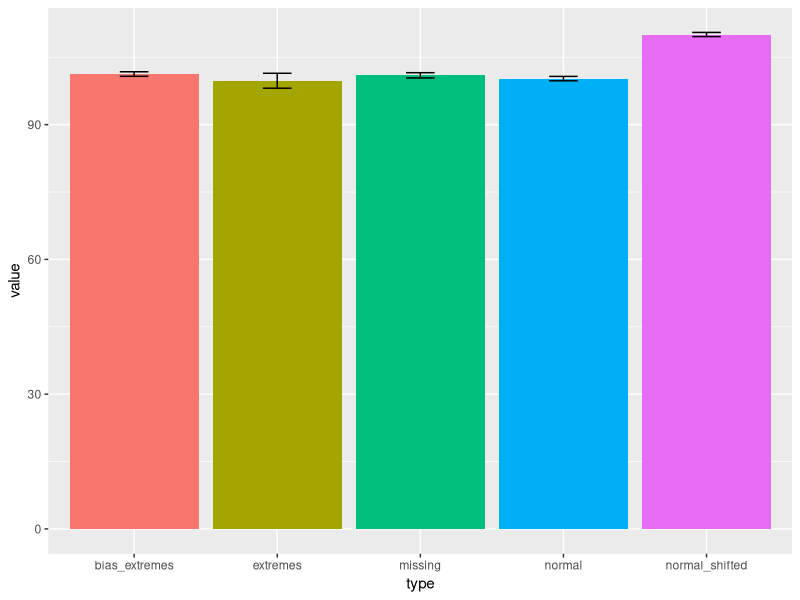
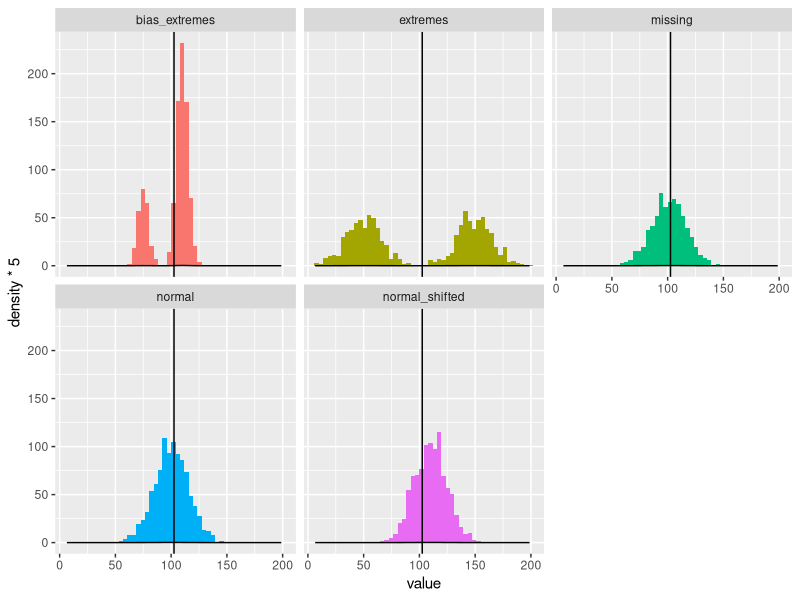
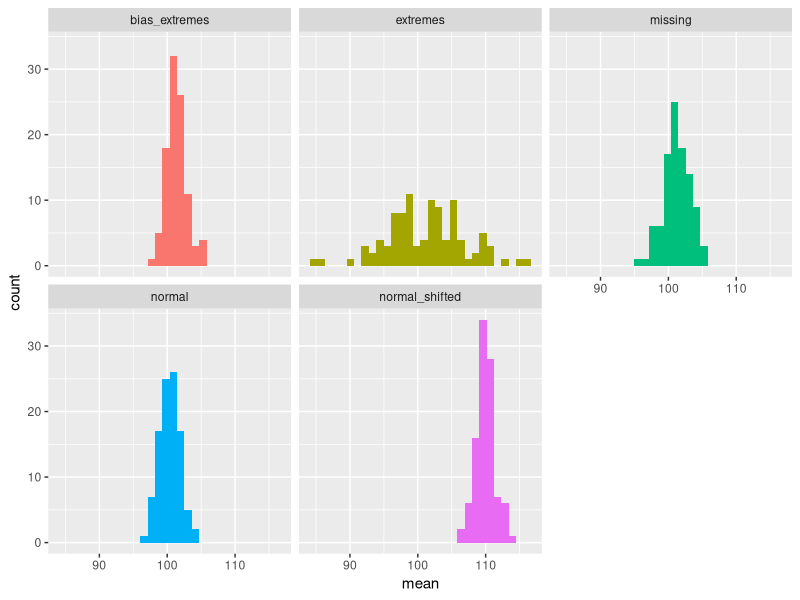
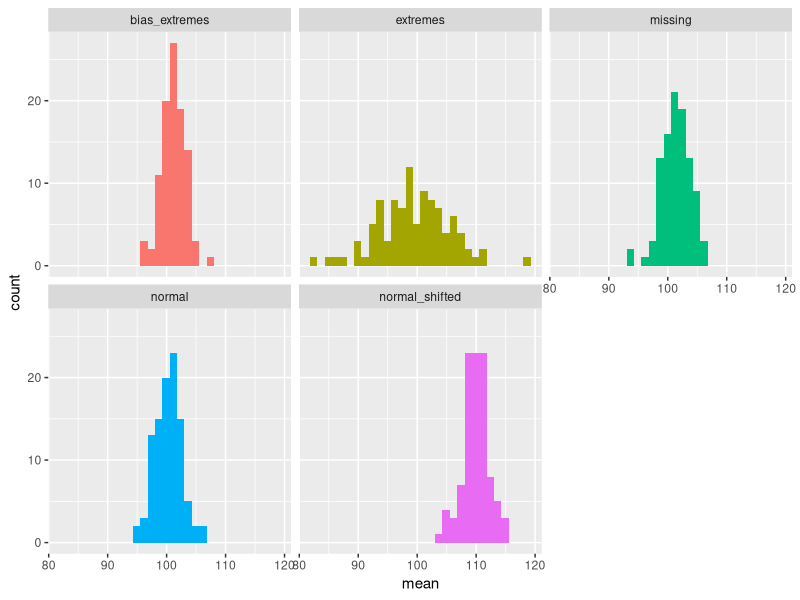

Source code (R) for these figures, in order:
## ---- chunk 1
library(ggplot2)
library(dplyr)
library(knitr)
set.seed(100)
N <- 1000
normal <-  rnorm(N, 100, 15)
normal_shifted <- rnorm(N, 110, 15)
extremes <- c((15 * rnorm(N/2, 0, 1)) + 50, (15 * rnorm(N/2, 0, 1)) + 150)
bias_extremes <- c(rnorm(N/4, 75, 5), c(rnorm(N*3/4, 110, 5)))
missing <- c(normal[sample(1:N,round(0.7*N), replace=F)],rep(NA, round(0.3*N)))

types <- c(rep("normal", N), rep("normal_shifted", N), 
           rep("extremes", N), rep("bias_extremes", N), 
           rep("missing", N))

values <- c(normal, normal_shifted, extremes, bias_extremes, missing)
mean(values, na.rm = T)

df <- data.frame(value=values, type=types)
  
sample_data <- function(data, n_sample){
  selected <- c()
  for(i in 0:4){
    selected <- c(selected, sample(1:N, n_sample) + N*i)
  }
  sampled_data <- data[selected,]
  ls <- list()
  ls$mean <- mean(sampled_data$value, na.rm = T)
  ls$mean_plot <- ggplot(sampled_data, aes(type, value, fill=type)) + stat_summary(fun.y="mean", geom="bar") + 
    stat_summary(geom = "errorbar", fun.data = mean_se, position = "dodge", width=0.2) + 
    guides(fill=FALSE)
  ls$hist_plot <- ggplot(sampled_data, aes(value, fill=type)) + geom_histogram(bins=50) + geom_density(aes(y=..density..*5)) + 
    facet_wrap(~type) + geom_vline(xintercept = ls$mean) + guides(fill=FALSE)
  ls$data <- sampled_data
  return(ls)
}
ls_all <- sample_data(df, N)
## ---- chunk 2
ls_all$mean_plot
true_mean <- ls_all$data %>% group_by(type) %>%  summarize(true_mean=mean(value, na.rm = T))
## ---- chunk 3
ls_all$hist_plot
## ---- chunk 4
ls_10 <- list()
n_sample <-  round(N/10)
df_10_all_data <- data.frame(value=c(), type=c(), sample=c())
for(i in 1:100){
  ls_10[[i]] <- sample_data(df,n_sample)
  new_data <- ls_10[[i]]$data
  new_data$sample <- rep(i, n_sample)
  df_10_all_data <- rbind(df_10_all_data, new_data)
}
## ---- chunk 5
means_10 <- df_10_all_data %>% group_by(sample, type) %>% summarize(mean=mean(value, na.rm=T))
ggplot(means_10, aes(mean, fill=type)) + geom_histogram(bins=30) + facet_wrap(~type) + guides(fill=F)
range_10 <- means_10 %>% group_by(type) %>% summarize(min=min(mean, na.rm = T), max = max(mean, na.rm=T), mean=mean(mean, na.rm=T))
range_10 <- merge(range_10, true_mean, by="type")
kable(range_10)
## ---- chunk 6
ls_5 <- list()
n_sample <-  round(N/20)
df_5_all_data <- data.frame(value=c(), type=c(), sample=c())
for(i in 1:100){
  ls_5[[i]] <- sample_data(df,n_sample)
  new_data <- ls_5[[i]]$data
  new_data$sample <- rep(i, n_sample)
  df_5_all_data <- rbind(df_5_all_data, new_data)
}
## ---- chunk 7
means_5 <- df_5_all_data %>% group_by(sample, type) %>% summarize(mean=mean(value, na.rm=T))
ggplot(means_5, aes(mean, fill=type)) + geom_histogram(bins=30) + facet_wrap(~type) + guides(fill=F)
range_5 <- means_5 %>% group_by(type) %>% summarize(min=min(mean, na.rm = T), max = max(mean, na.rm=T), mean=mean(mean, na.rm=T))
range_5 <- merge(range_5, true_mean, by="type")
kable(range_5)
